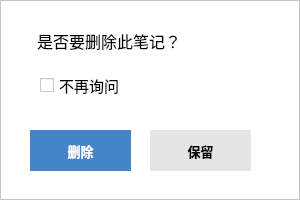
<?xml version="1.0" encoding="UTF-8"?>
<ui version="4.0">
 <class>DeleteNote</class>
 <widget class="QDialog" name="DeleteNote">
  <property name="geometry">
   <rect>
    <x>0</x>
    <y>0</y>
    <width>300</width>
    <height>200</height>
   </rect>
  </property>
  <property name="sizePolicy">
   <sizepolicy hsizetype="Preferred" vsizetype="Preferred">
    <horstretch>0</horstretch>
    <verstretch>0</verstretch>
   </sizepolicy>
  </property>
  <property name="minimumSize">
   <size>
    <width>300</width>
    <height>200</height>
   </size>
  </property>
  <property name="maximumSize">
   <size>
    <width>300</width>
    <height>200</height>
   </size>
  </property>
  <property name="font">
   <font>
    <pointsize>7</pointsize>
   </font>
  </property>
  <property name="windowTitle">
   <string>Dialog</string>
  </property>
  <property name="sizeGripEnabled">
   <bool>false</bool>
  </property>
  <layout class="QVBoxLayout" name="verticalLayout">
   <property name="spacing">
    <number>0</number>
   </property>
   <property name="leftMargin">
    <number>0</number>
   </property>
   <property name="topMargin">
    <number>0</number>
   </property>
   <property name="rightMargin">
    <number>0</number>
   </property>
   <property name="bottomMargin">
    <number>0</number>
   </property>
   <item>
    <widget class="QFrame" name="frame">
     <property name="sizePolicy">
      <sizepolicy hsizetype="Preferred" vsizetype="Preferred">
       <horstretch>0</horstretch>
       <verstretch>0</verstretch>
      </sizepolicy>
     </property>
     <property name="styleSheet">
      <string notr="true">background-color: rgb(255, 255, 255);</string>
     </property>
     <property name="frameShape">
      <enum>QFrame::StyledPanel</enum>
     </property>
     <property name="frameShadow">
      <enum>QFrame::Raised</enum>
     </property>
     <widget class="QLabel" name="label">
      <property name="geometry">
       <rect>
        <x>37</x>
        <y>20</y>
        <width>191</width>
        <height>41</height>
       </rect>
      </property>
      <property name="font">
       <font>
        <family>新宋体</family>
        <pointsize>12</pointsize>
        <weight>50</weight>
        <bold>false</bold>
       </font>
      </property>
      <property name="text">
       <string>是否要删除此笔记？</string>
      </property>
     </widget>
     <widget class="QCheckBox" name="checkBox">
      <property name="geometry">
       <rect>
        <x>40</x>
        <y>60</y>
        <width>151</width>
        <height>51</height>
       </rect>
      </property>
      <property name="font">
       <font>
        <family>新宋体</family>
        <pointsize>11</pointsize>
       </font>
      </property>
      <property name="styleSheet">
       <string notr="true"/>
      </property>
      <property name="text">
       <string>不再询问</string>
      </property>
     </widget>
     <widget class="QPushButton" name="pushButton_yes">
      <property name="geometry">
       <rect>
        <x>30</x>
        <y>130</y>
        <width>101</width>
        <height>41</height>
       </rect>
      </property>
      <property name="font">
       <font>
        <family>等线</family>
        <pointsize>10</pointsize>
        <weight>75</weight>
        <bold>true</bold>
       </font>
      </property>
      <property name="styleSheet">
       <string notr="true">QPushButton{
border:none;
background-color:rgb(67, 133, 200);
color: rgb(255, 255, 255);
}
QPushButton:hover{
	background-color: rgb(17, 133, 195);
}</string>
      </property>
      <property name="text">
       <string>删除</string>
      </property>
     </widget>
     <widget class="QPushButton" name="pushButton_no">
      <property name="geometry">
       <rect>
        <x>150</x>
        <y>130</y>
        <width>101</width>
        <height>41</height>
       </rect>
      </property>
      <property name="font">
       <font>
        <family>等线</family>
        <pointsize>10</pointsize>
        <weight>75</weight>
        <bold>true</bold>
       </font>
      </property>
      <property name="styleSheet">
       <string notr="true">QPushButton{
	border:none;
	background-color: rgb(229, 229, 229);
}
QPushButton:hover{
	background-color: lightgray;
}</string>
      </property>
      <property name="text">
       <string>保留</string>
      </property>
     </widget>
    </widget>
   </item>
  </layout>
 </widget>
 <resources/>
 <connections/>
</ui>
